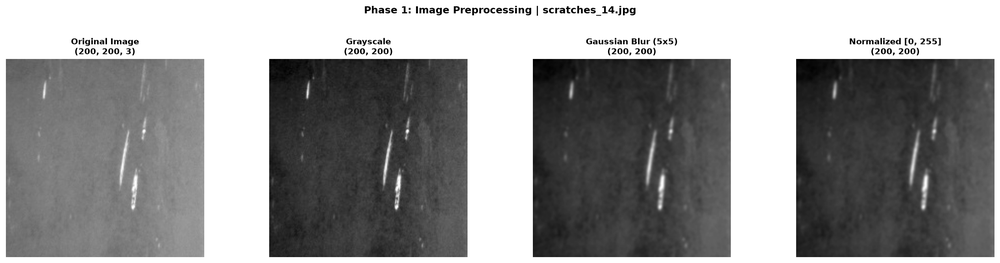
#> input picture results/figures/preprocessing_demo.png, 1000 x 263 px, shrunk from 2541 x 669 before the run
$ python -i main.py   (imports and definitions only)   (older library calls are emulated)
#> lines starting #> are read from the running program, lines starting #| are printed output that depends on the picture
### src/preprocessing.py
"""
preprocessing.py — Image Preprocessing for Steel Defect Detection

Phase 1 implementation:
  - load_image()       : Read a grayscale steel defect image using OpenCV
  - gaussian_blur()    : Apply Gaussian blur using a 5x5 kernel
  - normalize_image()  : Normalize pixel intensity to 0-255 using OpenCV normalization
  - preprocess_image() : Pipeline returning (original, grayscale, blurred, normalized)
"""

import os
import cv2
import numpy as np


def load_image(image_path):
    """
    Read a grayscale steel defect image using OpenCV.

    Args:
        image_path (str): Path to the image file.

    Returns:
        numpy.ndarray: The loaded image as a NumPy array.

    Raises:
        FileNotFoundError: If the image file does not exist.
        ValueError: If OpenCV cannot decode or read the image.
    """
#> called with image_path = 'results/figures/preprocessing_demo.png'
    if not os.path.exists(image_path):
        raise FileNotFoundError(f"Image file not found: {image_path}")

    image = cv2.imread(image_path)
#> image is the input picture: shape (263, 1000, 3); min 0, max 255, mean 145.5
    if image is None:
        raise ValueError(f"Unable to read or decode image at: {image_path}")

    return image


def gaussian_blur(image, kernel_size=(5, 5)):
    """
    Apply Gaussian blur to reduce high-frequency noise.
    Uses a 5x5 kernel by default.

    Args:
        image (numpy.ndarray): Input image (grayscale or color).
        kernel_size (tuple or int): Size of the Gaussian kernel. Default is (5, 5).

    Returns:
        numpy.ndarray: Blurred image with the same shape and dtype.
    """
#> called with kernel_size = (5, 5)
    if isinstance(kernel_size, int):
        ksize = (kernel_size, kernel_size)
    else:
        ksize = kernel_size

    blurred = cv2.GaussianBlur(image, ksize, 0)
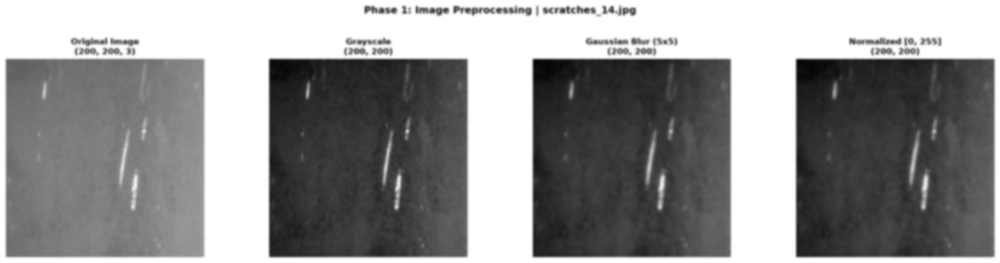
#> blurred: shape (263, 1000); min 4, max 255, mean 145.5
    return blurred


def normalize_image(image):
    """
    Normalize pixel intensity to the range 0-255 using OpenCV normalization.

    Stretches pixel intensities so the minimum becomes 0 and the maximum becomes 255.

    Args:
        image (numpy.ndarray): Input image.

    Returns:
        numpy.ndarray: Normalized image with values in [0, 255], dtype uint8.
    """
    normalized = cv2.normalize(
        image,
        None,
        alpha=0,
        beta=255,
        norm_type=cv2.NORM_MINMAX,
        dtype=cv2.CV_8U
    )
    return normalized


# [38 lines left out: function preprocess_image, not called in this run]

### main.py
"""
main.py — Steel Defect Detection
Command-line phase runner supporting explicit phase execution:
  --phase 1  : Image Preprocessing
  --phase 2  : Priority Feature Extraction
  --phase 3  : Priority Map Generation
  --phase 4  : Seed Selection & Max-Heap
  --phase 5  : Priority-Guided Region Growing
  --phase 6  : Union-Find Region Merging
  --phase 7  : Region Filtering & Final Defect Mask
  --phase 8  : Baseline Methods (Standard RG, Otsu, Watershed)
  --phase 9  : Box-Level Localization Evaluation
  --phase 10 : Final Experiments & Results
"""

import argparse
import inspect
import os
import sys
import time
import csv
import cv2
import numpy as np
import matplotlib.pyplot as plt
import matplotlib.patches as patches

from src.preprocessing import (
    load_image,
    gaussian_blur,
    normalize_image,
    preprocess_image,
)
from src.priority_features import (
    compute_local_mean,
    compute_intensity_deviation,
    compute_sobel_gradient,
    compute_local_texture_variance,
    compute_priority_features,
)
from src.priority_map import compute_priority_map, priority_map_uint8
from src.pgrg import (
    select_seeds as select_seeds_pgrg,
    initialize_max_heap,
    priority_guided_region_growing,
    pgrg_pipeline,
    improved_pgrg,
    original_pgrg,
    IMPROVED_CONFIG,
    ORIGINAL_CONFIG,
)
from src.union_find import UnionFind, pixel_index, build_region_uf
from src.region_filtering import filter_regions
from src.region_growing import (
    select_seeds as select_seeds_srg,
    standard_region_growing,
    NEIGHBORS_8 as SRG_NEIGHBORS_8,
)
from src.otsu import otsu_morphology
from src.watershed import watershed_segmentation
from src.metrics import (
    load_ground_truth_boxes,
    mask_to_boxes,
    compute_box_iou,
    match_boxes,
    calculate_detection_metrics,
    measure_runtime,
)

# ---------------------------------------------------------------------------
# Configuration: Original PGRG (min_area=100, sim=25, seed=0.45, merge_gap=11)
# ---------------------------------------------------------------------------
SEED_THRESHOLD = ORIGINAL_CONFIG["seed_threshold"]              # 0.45
SIMILARITY_THRESHOLD = ORIGINAL_CONFIG["similarity_threshold"]  # 25
MIN_AREA = ORIGINAL_CONFIG["min_area"]                          # 100
MERGE_GAP = ORIGINAL_CONFIG["merge_gap"]                        # 11

ORIGINAL_SEED_THRESHOLD = SEED_THRESHOLD
ORIGINAL_SIMILARITY_THRESHOLD = SIMILARITY_THRESHOLD
ORIGINAL_MIN_AREA = MIN_AREA
ORIGINAL_MERGE_GAP = MERGE_GAP

SRG_SEED_THRESHOLD = 0.45
SRG_SIMILARITY_THRESHOLD = 20

OUTPUT_FIGURE_DIR = os.path.join("results", "figures")
# [1 line not run here, left out]


def save_and_display(fig, filepath):
    """Save visualization and display the interactive window until closed by the user."""
    os.makedirs(os.path.dirname(filepath), exist_ok=True)
    fig.savefig(filepath, dpi=150, bbox_inches="tight")
    print(f"\n[OK] Saved visualization to: {filepath}")
    if "--no-show" not in sys.argv and os.environ.get("HEADLESS") != "1":
        try:
            plt.show()
        except Exception as e:
            print(f"[INFO] Could not display window: {e}")
    plt.close(fig)


# ============================================================
# PHASE 1: IMAGE PREPROCESSING
# ============================================================
def run_phase1(image_path):
    print("=" * 60)
    print("PHASE 1: IMAGE PREPROCESSING")
    print("=" * 60)
    print(f"\nSelected image:\n{image_path}\n")

    original = load_image(image_path)
    if original.ndim == 3 and original.shape[2] == 3:
        grayscale = cv2.cvtColor(original, cv2.COLOR_BGR2GRAY)
    elif original.ndim == 3 and original.shape[2] == 4:
        grayscale = cv2.cvtColor(original, cv2.COLOR_BGRA2GRAY)
    elif original.ndim == 2:
        grayscale = original.copy()
    else:
        grayscale = cv2.cvtColor(original, cv2.COLOR_BGR2GRAY)

    blurred = gaussian_blur(grayscale, kernel_size=(5, 5))
    normalized = normalize_image(blurred)

    print(f"Original shape:    {original.shape}")
#| Original shape:    (263, 1000, 3)
    print(f"Grayscale shape:   {grayscale.shape}")
#| Grayscale shape:   (263, 1000)
    print(f"Blurred shape:     {blurred.shape}")
#| Blurred shape:     (263, 1000)
    print(f"Normalized shape:  {normalized.shape}")
#| Normalized shape:  (263, 1000)
    print(f"Intensity range:   [{normalized.min()}, {normalized.max()}]")
#| Intensity range:   [0, 255]

    print("\nVerification checks:")
    v1 = original is not None and original.size > 0
#> v1 = True
    print(f"[1] Image loaded successfully           : {'PASS' if v1 else 'FAIL'}")
#| [1] Image loaded successfully           : PASS
    v2 = grayscale.ndim == 2
#> v2 = True
    print(f"[2] Grayscale conversion applied        : {'PASS' if v2 else 'FAIL'}")
#| [2] Grayscale conversion applied        : PASS
    v3 = blurred.shape == grayscale.shape
#> v3 = True
    print(f"[3] Gaussian blur (5x5) applied         : {'PASS' if v3 else 'FAIL'}")
#| [3] Gaussian blur (5x5) applied         : PASS
    v4 = normalized.min() == 0 and normalized.max() == 255
#> v4 = True
    print(f"[4] Min-max normalization [0, 255]      : {'PASS' if v4 else 'FAIL'}")
#| [4] Min-max normalization [0, 255]      : PASS
    v5 = True
    print(f"[5] Preprocessing complete              : {'PASS' if v5 else 'FAIL'}")

    fig, axes = plt.subplots(1, 4, figsize=(18, 4.5))
    axes[0].imshow(cv2.cvtColor(original, cv2.COLOR_BGR2RGB) if original.ndim == 3 else original, cmap="gray")
    axes[0].set_title(f"Original Image\n{original.shape}", fontsize=10, fontweight="bold")
    axes[0].axis("off")

    axes[1].imshow(grayscale, cmap="gray")
    axes[1].set_title(f"Grayscale\n{grayscale.shape}", fontsize=10, fontweight="bold")
    axes[1].axis("off")

    axes[2].imshow(blurred, cmap="gray")
    axes[2].set_title(f"Gaussian Blur (5x5)\n{blurred.shape}", fontsize=10, fontweight="bold")
    axes[2].axis("off")

    axes[3].imshow(normalized, cmap="gray")
    axes[3].set_title(f"Normalized [0, 255]\n{normalized.shape}", fontsize=10, fontweight="bold")
    axes[3].axis("off")

    fig.suptitle(f"Phase 1: Image Preprocessing | {os.path.basename(image_path)}", fontsize=12, fontweight="bold", y=0.98)
    plt.tight_layout(rect=[0, 0, 1, 0.92])
    save_and_display(fig, os.path.join(OUTPUT_FIGURE_DIR, "preprocessing_demo.png"))
#> in save_and_display, `fig.savefig(filepath, dpi=150, bbox_inches="tight")`:
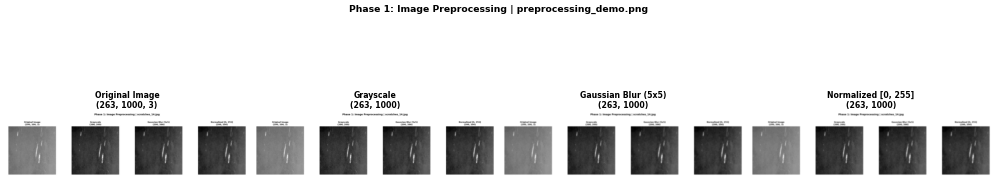
#> figure drawn by matplotlib, 4 panels


# ============================================================
# PHASE 2: PRIORITY FEATURE EXTRACTION
# ============================================================
# [959 lines left out: functions run_phase2, run_phase3, run_phase4, run_phase5, run_phase6, run_phase7 and 6 more, not called in this run]


# [2 lines not run here, left out]

>>> result = run_phase1('results/figures/preprocessing_demo.png')
